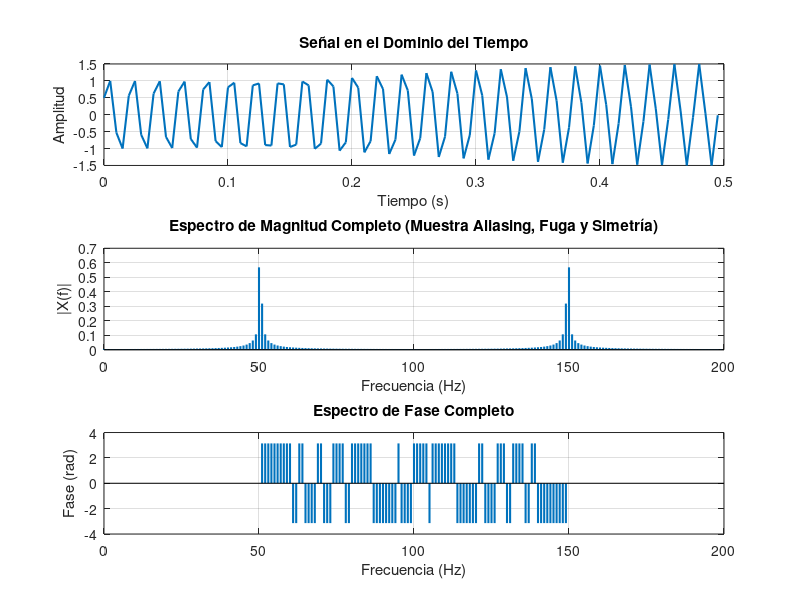

The MATLAB source for this figure:
% 1. Parámetros de la señal
fs = 200;           % Frecuencia de muestreo (Hz)
t = 0:1/fs:1-1/fs;  % Vector de tiempo (1 segundo de duración)
N = length(t);      % Número de muestras (N = 200)

% 2. Generación de una señal compuesta
% f1 generará fuga espectral (50.5 no es múltiplo entero de la resolución)
% f2 generará aliasing (150 Hz es mayor a la frecuencia de Nyquist que es 100 Hz)
f1 = 50.5;
f2 = 150;
x = sin(2*pi*f1*t) + 0.5*cos(2*pi*f2*t);

% 3. Cálculo de la FFT
X = fft(x);

% 4. Cálculo de Magnitud Completa
% Se normaliza dividiendo entre N
magnitud_completa = abs(X) / N;

% Eje de frecuencias completo: va desde 0 hasta (N-1), escalado a Hz
f_completa = fs * (0:(N-1)) / N;

% 5. Cálculo de la Fase Completa
% Se aplica un umbral para ignorar la fase donde la magnitud es casi cero
umbral = 1e-5;
X_limpia = X;
X_limpia(abs(X)/N < umbral) = 0;
fase_completa = angle(X_limpia);

% 6. Visualización
figure;
subplot(3,1,1);
plot(t(1:100), x(1:100), 'LineWidth', 1.5);
title('Señal en el Dominio del Tiempo'); xlabel('Tiempo (s)'); ylabel('Amplitud');
grid on;

subplot(3,1,2);
stem(f_completa, magnitud_completa, 'Marker', 'none', 'LineWidth', 1.5);
title('Espectro de Magnitud Completo (Muestra Aliasing, Fuga y Simetría)');
xlabel('Frecuencia (Hz)'); ylabel('|X(f)|');
xlim([0 fs]); % Mostramos todo el espectro de 0 a 200 Hz
grid on;

subplot(3,1,3);
stem(f_completa, fase_completa, 'Marker', 'none', 'LineWidth', 1.5);
title('Espectro de Fase Completo');
xlabel('Frecuencia (Hz)'); ylabel('Fase (rad)');
xlim([0 fs]);
grid on;
